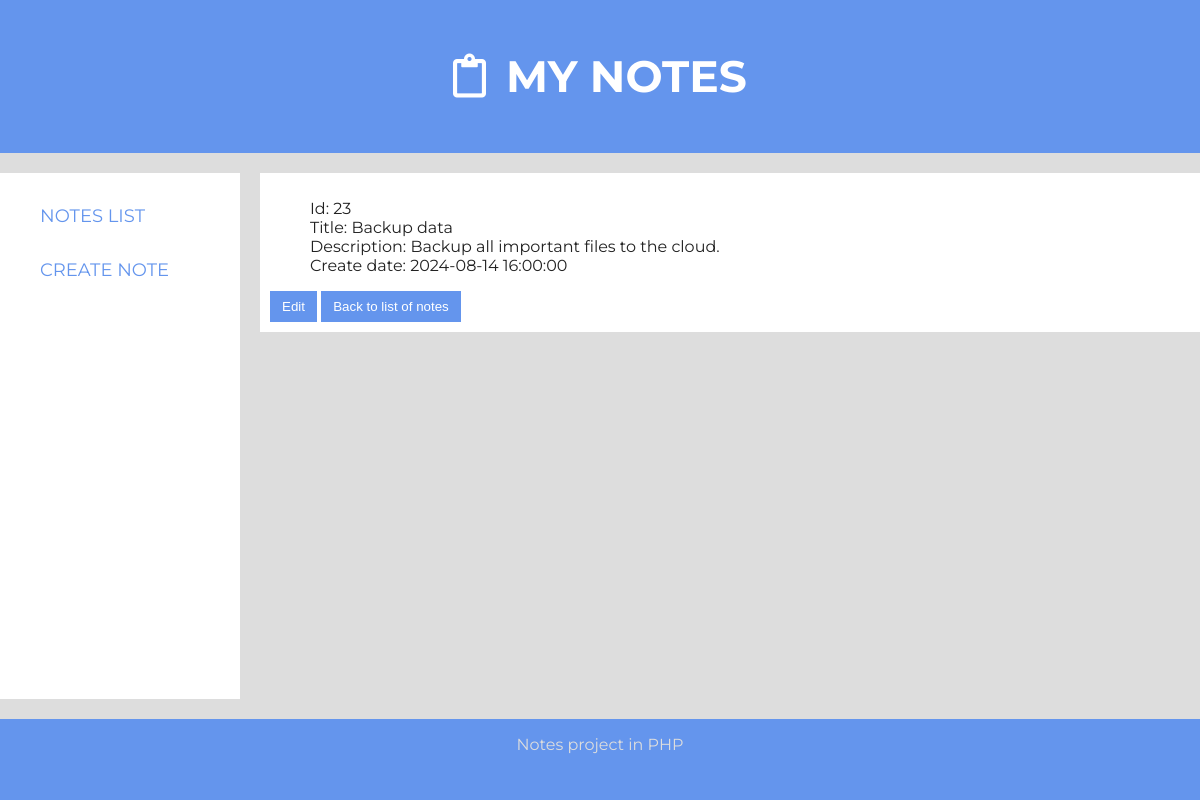
Screenshot of /?action=show&id=23 with the database file from the repository.
### tables this page shows
CREATE TABLE `notes` (
  `id` int(10) UNSIGNED NOT NULL,
  `title` varchar(255) NOT NULL,
  `description` text NOT NULL,
  `created` datetime NOT NULL
);

### src/View.php (called while the page is built, shortened)
<?php
    class View
    {
        private function escape(array $params): array {
            $clear_params = [];
            foreach ($params as $key=>$param) {
                if(is_array($param)) {
                    $clear_params[$key] = $this->escape($param);
                }
                else if(!$param || is_numeric($param)) {
                    $clear_params[$key] = ($param);
                }
                else {
                    $clear_params[$key] = htmlentities($param);
                }
            }
            return $clear_params;
        }
        public function render(string $page, array $params = []): void
        {
            $params = $this->escape($params);
            include_once('templates/layout.php');
        }
    }

### src/controller/NoteController.php (called while the page is built, shortened)
<?php
class NoteController extends AbstractController
{
    public function showAction(): void {
        $this->view->render('show', ['note' => $this->getNote()]);
    }
    private function getNote(): array {
        $noteId = (int)$this->request->getParam('id');
        return $this->noteModel->get($noteId);
    }
}

### src/controller/AbstractController.php (called while the page is built, shortened)
<?php
abstract class AbstractController
{
    protected Request $request;
    protected View $view;
    public function __construct(Request $request) {
        $this->request = $request;
        $this->view = new View();
    }
    public function run(): void {
        try {
            $action = $this->action() . 'Action';
            $this->$action();
        }
        catch (StorageException $e) {
            dump($e->getMessage());
            $this->view->render('404',['msg'=>$e->getMessage()]);
        }
        catch (NotFoundException $e) {
            $this->redirect('/',['error'=>'noteNotFound']);
        }
    }
    private function action(): string {
        return $this->request->getParam('action', self::DEFAULT_ACTION);
    }
}

### index.php (called while the page is built, shortened)
<?php
$request = new Request($_GET, $_POST, $_SERVER);
try {
    (new NoteController($request))->run();
}
catch(ConfiguartionException $e) {
    echo '<h1>App error</h1>';
    echo '<h3>'.$e->getMessage().'</h3>';
}
catch(Throwable $e) {
    dump($e);
    echo '<h3>App error</h3>';
    echo '<h3>'.$e->getMessage().'</h3>';
}

### src/model/AbstractModel.php (called while the page is built, shortened)
<?php
abstract class AbstractModel
{
    private function createConnection(array $config): void {
        $dsn = 'mysql:dbname='.$config['database'].';host='.$config['host'];
        $this->conn = new PDO($dsn, $config['user'], $config['password'], [ PDO::ATTR_ERRMODE => PDO::ERRMODE_EXCEPTION ]);
    }
}

### src/model/NoteModel.php (called while the page is built, shortened)
<?php
class NoteModel extends AbstractModel implements ModelInterface
{
    public function get(int $id) : array {
        try {
            $query = "SELECT * FROM notes WHERE id = $id";
            $result = $this->conn->query($query);
            $note = $result->fetch(PDO::FETCH_ASSOC);
        }
        catch (Throwable $e) {
            throw new StorageException('Error while getting note ', 400, $e);
        }
        return $note;
    }
 }

### templates/pages/show.php (the view)
<div class="show">
    <?php $note = $params['note']; ?>
    <?php if($note): ?>
        <ul>
            <li>Id: <?= $note['id'] ?></li>
            <li>Title: <?= $note['title'] ?></li>
            <li>Description: <?= $note['description'] ?></li>
            <li>Create date: <?= $note['created'] ?></li>
        </ul>
        <a href="/?action=edit&id=<?= $note['id'] ?>"><button>Edit</button></a>
    <?php endif; ?>
    <a href="/"><button>Back to list of notes</button></a>
</div>

### public/style.css (style rules this page uses)
body { font-family: 'Montserrat', sans-serif; color: #333; background-color: #ddd; margin: 0; }
button { border: none; background-color: cornflowerblue; padding: 5px 10px; color: white; cursor: pointer; }
.delete, .show { padding: 10px; background-color: white; color: #222; }
.delete ul, .show ul { list-style: none; }
.delete button, .show button { padding: 8px 12px; }

### rows the page displays
notes: id "23", title "Backup data", description "Backup all important files to the cloud.", created "2024-08-14 16:00:00"
